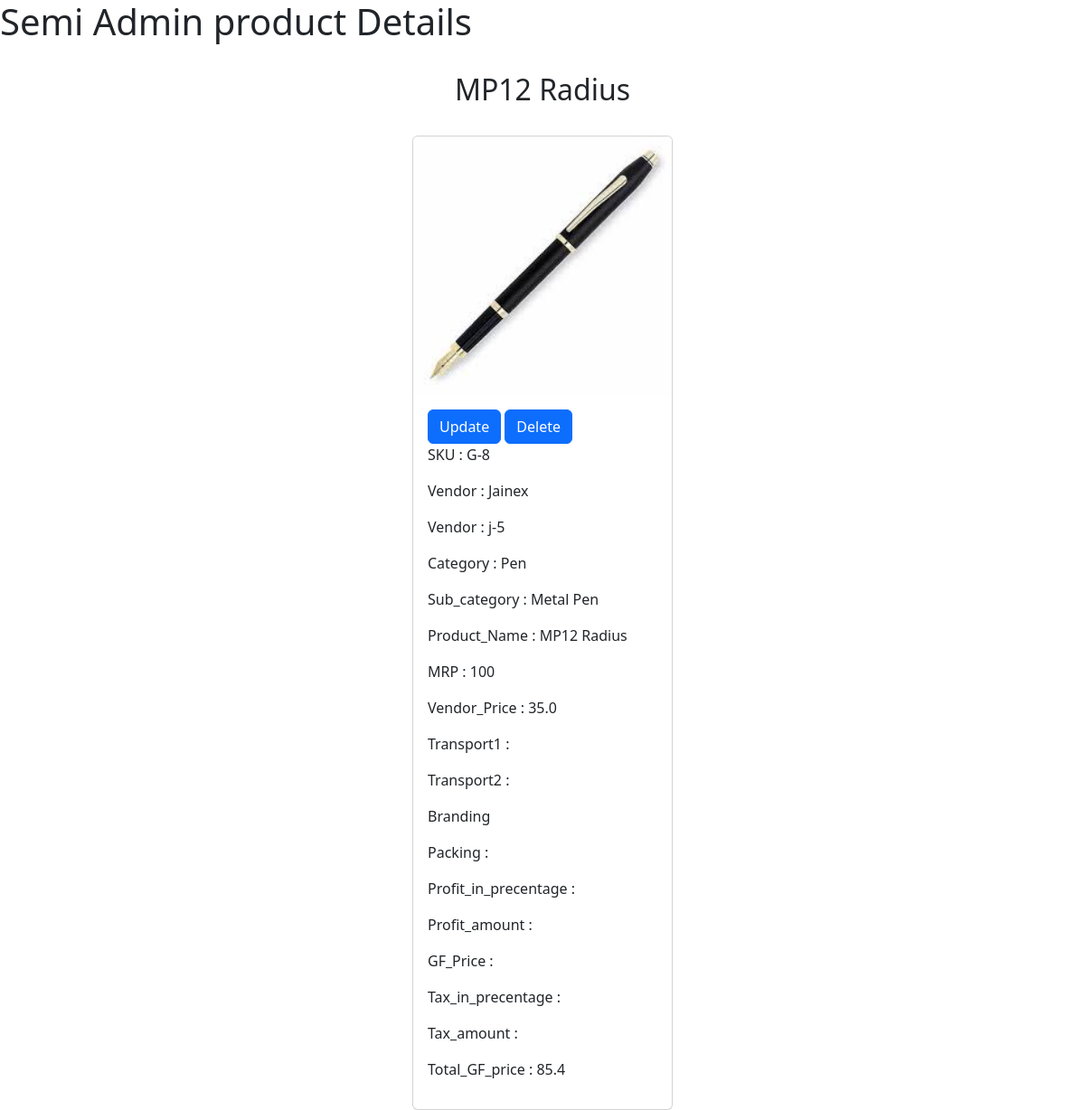
Screenshot of /SemiAdminProductDetail/11 with the database file from the repository.
### gridfokuzapp/models.py (models this page shows, shortened)
class AddProducts(models.Model):
    SKU = models.CharField(max_length=10, null=True)
    Vendor = models.ForeignKey(AddVendors ,on_delete=models.SET_NULL, null=True)
    Category = models.CharField(max_length=50, null=True)
    Sub_category = models.CharField(max_length=50, null=True)
    Product_Name = models.CharField(max_length=50, null=True)
    MRP = models.IntegerField(null=True)
    Vendor_Price = models.FloatField(null=True)
    Total_GF_price = models.FloatField(null=True)
    final_price = models.FloatField(null=True)
    product_image = models.ImageField(upload_to="product_images", null=True)
    discription = models.CharField(max_length=250, null=True)
    temp_discription = models.CharField(max_length=250, null=True)
    branding_category = models.CharField(max_length=50, null=True)
    profit_percentage = models.FloatField(default=0,null=True)
    branding_cost = models.FloatField(default=0, null=True)
    transportation_cost = models.FloatField(default=0, null=True)
    tax = models.FloatField(null=True)
    profit_type = models.CharField(max_length=30, null=True)

class AddVendors(models.Model):
    vendorname = models.CharField(max_length=30)
    ventorcode = models.CharField(max_length=30, null=True)

### gridfokuzapp/views.py (the view)
# urls.py: path("SemiAdminProductDetail/<int:id>", views.SemiAdminProductDetail, name="SemiAdminProductDetail"),
def SemiAdminProductDetail(request,id):
    product = AddProducts.objects.get(id=id)
    return render(request, "SemiAdmin/SemiAdminProductDetail.html",{"product":product})

### templates/SemiAdmin/SemiAdminProductDetail.html (shortened to what this page needs)
<!DOCTYPE html>
<html lang="en">
<head>
  <link href="https://cdn.jsdelivr.net/npm/bootstrap@5.2.3/dist/css/bootstrap.min.css" rel="stylesheet">
</head>
<body>
    <h1>Semi Admin product Details</h1><br>
    <h2 style="text-align:center">{{product.Product_Name}}</h2><br>
    <div class="card mx-auto" style="width: 18rem;">
        <img src="{{product.product_image.url}}" class="card-img-top" alt="{{product.Product_Name}}">
        <div class="card-body">
            <a class="btn btn-primary" href="{% url 'GridSemiadminupdate_product' product.id %}">Update</a>
            <a class="btn btn-primary" href="{% url 'GridSemiAdminDeleteProduct' product.id %}">Delete</a>
            <p>SKU : {{product.SKU}}</p>
            <p>Vendor : {{product.Vendor.vendorname}}</p>
            <p>Vendor : {{product.Vendor.ventorcode}}</p>
            <p>Category : {{product.Category}}</p>
            <p>Sub_category : {{product.Sub_category}}</p>
            <p>Product_Name : {{product.Product_Name}}</p>
            <p>MRP : {{product.MRP}}</p>
            <p>Vendor_Price : {{product.Vendor_Price}}</p>
            <p>Transport1 : {{product.Transport1}}</p>
            <p>Transport2 : {{product.Transport2}}</p>
            <p>Branding{{product.Branding}}</p>
            <p>Packing : {{product.Packing}}</p>
            <p>Profit_in_precentage : {{product.Profit_in_precentage}}</p>
            <p>Profit_amount : {{product.Profit_amount}}</p>
            <p>GF_Price : {{product.GF_Price}}</p>
            <p>Tax_in_precentage : {{product.Tax_in_precentage}}</p>
            <p>Tax_amount : {{product.Tax_amount}}</p>
            <p>Total_GF_price : {{product.Total_GF_price}}</p>
        </div>
    </div>
</body>
</html>

### rows the page displays
AddProducts: Product_Name "MP12 Radius", product_image (picture), SKU "G-8", Vendor.vendorname "Jainex", Vendor.ventorcode "j-5", Category "Pen", Sub_category "Metal Pen", MRP "100", Vendor_Price "35.0", Total_GF_price "85.4"
